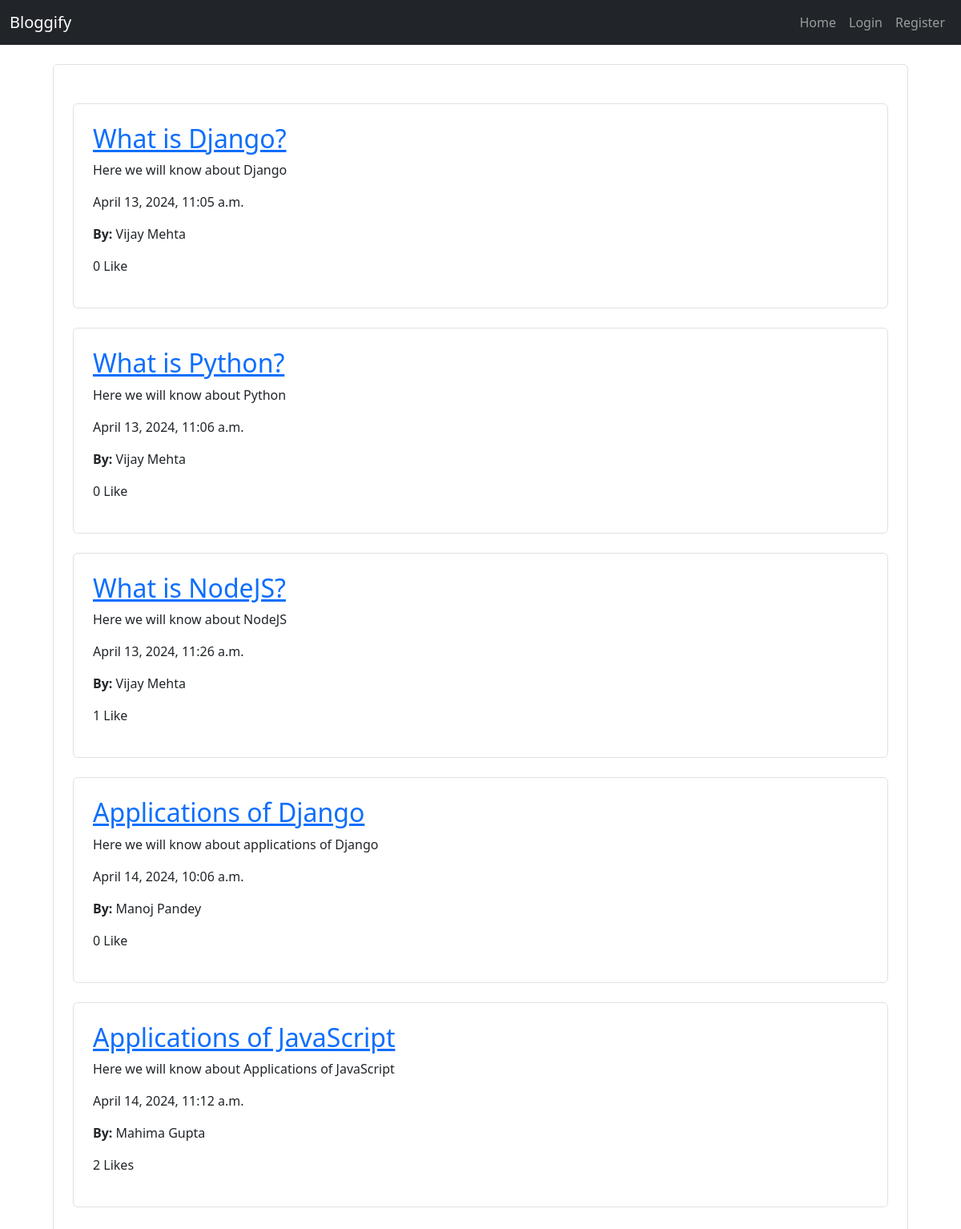
The page / on the database its author committed.
### articles/models.py (models this page shows, shortened)
class Post(models.Model):
    title = models.CharField(max_length=100)
    description = models.CharField(max_length=250)
    content = models.TextField()
    created_at = models.DateTimeField(auto_now_add=True)
    author = models.ForeignKey(User, on_delete=models.CASCADE)
    likes = models.ManyToManyField(User, related_name='likes')

### accounts/models.py (models this page shows, shortened)
class User(models.Model):
    first_name = models.CharField(max_length=50)
    last_name = models.CharField(max_length=50)
    email_id = models.CharField(max_length=50)
    password = models.CharField(max_length=20)
    image = models.ImageField(upload_to='profile_pics', default="defaultprofilepic.jpg")
    password_reset_code = models.CharField(max_length=6,default="")

### articles/views.py (the view)
# urls.py: path('', articles_views.guest_home_view),
def guest_home_view(request):
    return render(request, 'GuestHome.html', {'posts': Post.objects.all()})

### templates/GuestHome.html (shortened to what this page needs)
{% extends 'base.html' %}
{% block content %}
<div class="container">
    <div class="border rounded p-4 m-4">
        {% for post in posts %}
            <div class="rounded mx-auto border p-4 m-4">
                <a href="{% url 'guest-post-details' %}?id={{ post.id }}">
                    <h2>{{ post.title }}</h2>
                </a>
                <p>{{ post.description }}</p>
                <p>{{ post.created_at }}</p>
                <p><b>By: </b>{{ post.author.first_name }} {{ post.author.last_name }}</p>
                {% if post.likes.count > 1 %}
                    <p>{{ post.likes.count }} Likes</p>
                {% else %}
                    <p>{{ post.likes.count }} Like</p>
                {% endif %}
            </div>
        {% endfor %}
    </div>
</div>
{% endblock %}

### templates/base.html (shortened to what this page needs)
<!DOCTYPE html>
<html lang="en">
<head>
    {% load static %}
    <link href="{% static 'css/bootstrap.css' %}" rel="stylesheet">
</head>
<body>
    <nav class="navbar navbar-expand-lg navbar-dark bg-dark">
        <div class="container-fluid">
          <a class="navbar-brand" href="{% url 'guest-home' %}">Bloggify</a>
          <div class="collapse navbar-collapse justify-content-end" id="navbarNav">
            <ul class="navbar-nav">
                {% if request.session.is_authenticated %}
                    <li class="nav-item nav-link active">
                        Welcome, {{ request.session.first_name }}
                    </li>
                    <li class="nav-item">
                        <a class="nav-link" aria-current="page" href="{% url 'home' %}">Home</a>
                    </li>
                    <li class="nav-item">
                        <a class="nav-link" aria-current="page" href="{% url 'view-posts' %}">Posts</a>
                    </li>
                    <li class="nav-item">
                        <a class="nav-link" aria-current="page" href="{% url 'profile' %}">Profile</a>
                    </li>
                    <li class="nav-item">
                        <a class="nav-link" aria-current="page" href="{% url 'change-password' %}">Change Password</a>
                    </li>
                    <li class="nav-item">
                        <a class="nav-link" href="{% url 'logout' %}">Logout</a>
                    </li>
                {% else %}
                    <li class="nav-item">
                        <a class="nav-link" href="{% url 'guest-home' %}">Home</a>
                    </li>
                    <li class="nav-item">
                        <a class="nav-link" href="{% url 'login' %}">Login</a>
                    </li>
                    <li class="nav-item">
                        <a class="nav-link" href="{% url 'register' %}">Register</a>
                    </li>
                {% endif %}
            </ul>
          </div>
        </div>
      </nav>
    {% block content %}
    {% endblock %}
</body>
</html>

### rows shown on the page
Post: title "What is Django?", description "Here we will know about Django", created_at "April 13, 2024, 11:05 a.m.", author.first_name "Vijay", author.last_name "Mehta", likes.count "0"
Post: title "What is Python?", description "Here we will know about Python", created_at "April 13, 2024, 11:06 a.m.", author.first_name "Vijay", author.last_name "Mehta", likes.count "0"
Post: title "What is NodeJS?", description "Here we will know about NodeJS", created_at "April 13, 2024, 11:26 a.m.", author.first_name "Vijay", author.last_name "Mehta", likes.count "1"
Post: title "Applications of Django", description "Here we will know about applications of Django", created_at "April 14, 2024, 10:06 a.m.", author.first_name "Manoj", author.last_name "Pandey", likes.count "0"
Post: title "Applications of JavaScript", description "Here we will know about Applications of JavaScript", created_at "April 14, 2024, 11:12 a.m.", author.first_name "Mahima", author.last_name "Gupta", likes.count "2"
